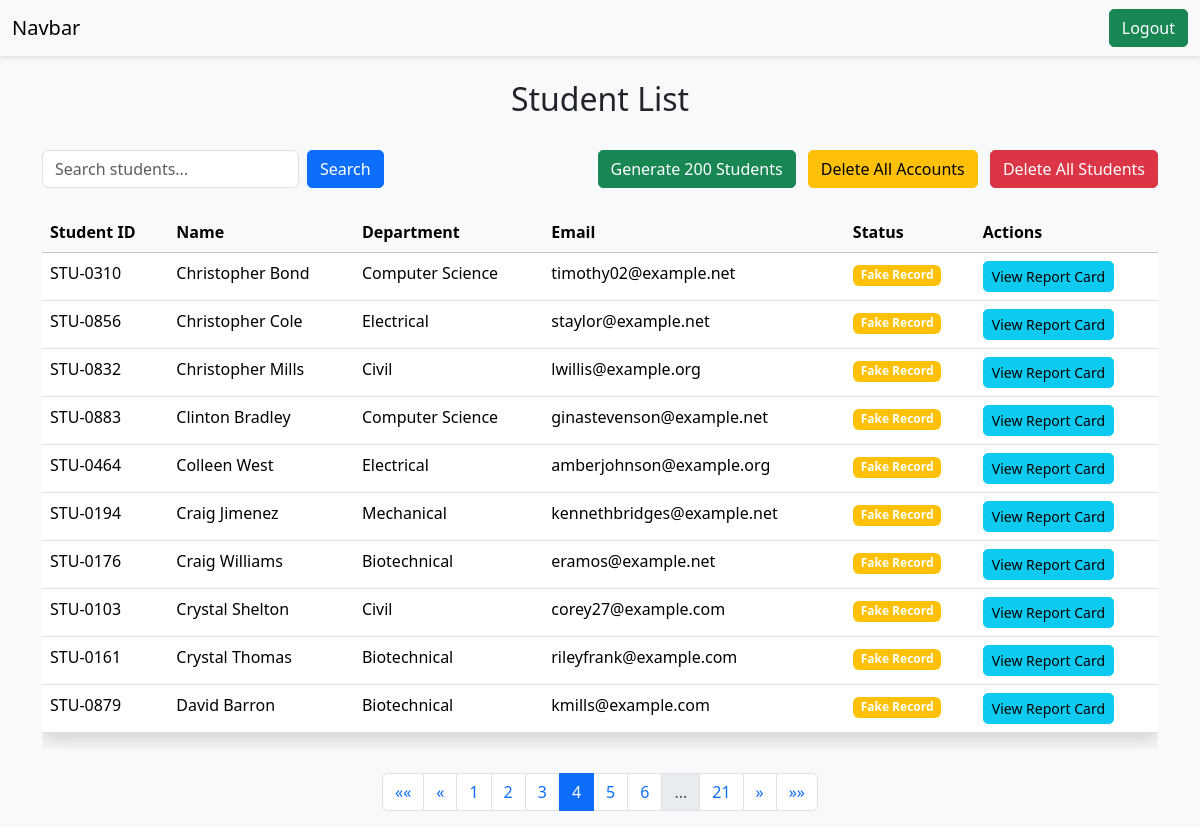
Page /students/?page=4 (signed in) on the committed database.
### vege/models.py (models this page shows, shortened)
class Student(models.Model):
    department=models.ForeignKey(Department,related_name='depart',on_delete=models.SET_NULL,null=True)
    student_id=models.OneToOneField(StudentID,related_name='studentid',on_delete=models.SET_NULL,null=True)
    student_name=models.CharField(max_length=100)
    student_email=models.EmailField(unique=True)
    student_age=models.IntegerField()
    student_address=models.TextField()
    is_fake = models.BooleanField(default=False)
    is_deleted=models.BooleanField(default=False)
    objects=StudentManager()
    admin_objects=models.Manager()
    class Meta:
        ordering=['student_name']
        verbose_name='student'

class StudentID(models.Model):
    student_id=models.CharField(max_length=100)

class Department(models.Model):
    department=models.CharField(max_length=100)
    class Meta:
        ordering=['department']

### vege/views.py (the view, shortened to what this page needs)
# urls.py: path('students/', get_student, name='get_students'),
@login_required(login_url='/login/')
def get_student(request):
    queryset = Student.objects.all()
    current_student = None
    if not request.user.is_superuser:
        try:
            current_student = Student.objects.get(student_email=request.user.email)
        except Student.DoesNotExist:
            pass
    paginator = Paginator(queryset, 10)  # Show 10 students per page
    page_number = request.GET.get("page", 1)
    page_obj = paginator.get_page(page_number)
    context = {
        'students': page_obj,
        'user': request.user,  # Pass the entire user object to template
        'current_student': current_student  # Pass the current user's student data
    }
    return render(request, 'report/students.html', context)

### vege/models.py (called while the page is built)
    def get_queryset(self):
        return super().get_queryset().filter(is_deleted=False)

### vege/templates/report/students.html (shortened to what this page needs)
{% extends 'base.html' %}
{% block content %}
<div class="container mt-4">
    <div class="row mb-4">
        <div class="col-12">
            <h2 class="text-center">Student List</h2>
        </div>
    </div>
    <div class="row mb-4">
        <div class="col-12">
            <div class="d-flex justify-content-between align-items-center">
                <div class="d-flex align-items-center">
                    <form method="get" class="d-flex me-3">
                        <input type="text" name="search" class="form-control me-2" placeholder="Search students...">
                        <button type="submit" class="btn btn-primary">Search</button>
                    </form>
                </div>
                {% if user.is_superuser %}
                <div>
                    <a href="{% url 'generate_fake_students' %}" class="btn btn-success me-2"
                       onclick="return confirm('This will generate 200 fake student records. Continue?')">
                         Generate 200 Students
                    </a>
                    <a href="{% url 'delete_all_users' %}" class="btn btn-warning me-2"
                       onclick="return confirm('WARNING: This will delete ALL student accounts. Students will need to register again. This action cannot be undone. Are you absolutely sure?')">
                         Delete All Accounts
                    </a>
                    <a href="{% url 'delete_all_students' %}" class="btn btn-danger"
                       onclick="return confirm('WARNING: This will delete ALL student records, including marks and report cards. This action cannot be undone. Are you absolutely sure?')">
                         Delete All Students
                    </a>
                </div>
                {% endif %}
            </div>
        </div>
    </div>
    <div class="table-responsive">
        <table class="table table-hover">
            <thead class="table-light">
                <tr>
                    <th>Student ID</th>
                    <th>Name</th>
                    <th>Department</th>
                    <th>Email</th>
                    {% if user.is_superuser %}
                    <th>Status</th>
                    {% endif %}
                    <th>Actions</th>
                </tr>
            </thead>
            <tbody>
                {% for student in students %}
                <tr>
                    <td>{{ student.student_id.student_id }}</td>
                    <td>{{ student.student_name }}</td>
                    <td>{{ student.department.department }}</td>
                    <td>{{ student.student_email }}</td>
                    {% if user.is_superuser %}
                    <td>
                        {% if student.is_fake %}
                            <span class="badge bg-warning">Fake Record</span>
                        {% else %}
                            <span class="badge bg-success">Real Record</span>
                        {% endif %}
                    </td>
                    {% endif %}
                    <td>
                        {% if student.student_email == user.email %}
                        <a href="{% url 'see_marks' student.student_id.student_id %}" class="btn btn-primary btn-sm">View Report Card</a>
                        {% elif user.is_superuser %}
                        <a href="{% url 'see_marks' student.student_id.student_id %}" class="btn btn-info btn-sm">View Report Card</a>
                        {% else %}
                        <button class="btn btn-secondary btn-sm" disabled>View Report Card</button>
                        {% endif %}
                    </td>
                </tr>
                {% endfor %}
            </tbody>
        </table>
    </div>
    {% if students.has_other_pages %}
    <nav aria-label="Page navigation" class="mt-4">
        <ul class="pagination justify-content-center">
            {% if students.has_previous %}
            <li class="page-item">
                <a class="page-link" href="?page=1{% if request.GET.search %}&search={{ request.GET.search }}{% endif %}" aria-label="First">
                    <span aria-hidden="true">&laquo;&laquo;</span>
                </a>
            </li>
            <li class="page-item">
                <a class="page-link" href="?page={{ students.previous_page_number }}{% if request.GET.search %}&search={{ request.GET.search }}{% endif %}" aria-label="Previous">
                    <span aria-hidden="true">&laquo;</span>
                </a>
            </li>
            {% endif %}
            {% with ''|center:students.paginator.num_pages as range %}
            {% for _ in range %}
                {% with forloop.counter as page_num %}
                    {% if page_num == students.number %}
                        <li class="page-item active">
                            <span class="page-link">{{ page_num }}</span>
                        </li>
                    {% elif page_num == 1 or page_num == students.paginator.num_pages or page_num|add:"-2" <= students.number and page_num|add:"2" >= students.number %}
                        <li class="page-item">
                            <a class="page-link" href="?page={{ page_num }}{% if request.GET.search %}&search={{ request.GET.search }}{% endif %}">{{ page_num }}</a>
                        </li>
                    {% elif page_num == 2 and students.number > 4 or page_num == students.paginator.num_pages|add:"-1" and students.number < students.paginator.num_pages|add:"-3" %}
                        <li class="page-item disabled">
                            <span class="page-link">...</span>
                        </li>
                    {% endif %}
                {% endwith %}
            {% endfor %}
            {% endwith %}
            {% if students.has_next %}
            <li class="page-item">
                <a class="page-link" href="?page={{ students.next_page_number }}{% if request.GET.search %}&search={{ request.GET.search }}{% endif %}" aria-label="Next">
                    <span aria-hidden="true">&raquo;</span>
                </a>
            </li>
            <li class="page-item">
                <a class="page-link" href="?page={{ students.paginator.num_pages }}{% if request.GET.search %}&search={{ request.GET.search }}{% endif %}" aria-label="Last">
                    <span aria-hidden="true">&raquo;&raquo;</span>
                </a>
            </li>
            {% endif %}
        </ul>
    </nav>
    {% endif %}
</div>
{% endblock %}

### vege/templates/base.html (style rules this page uses)
body { background-color: #f8f9fa; }
.btn { border-radius: 5px; }
.table { background-color: white; box-shadow: 0 0.5rem 1rem rgba(0, 0, 0, 0.15); }

### rows in the picture
Student: student_id.student_id "STU-0310", student_name "Christopher Bond", department.department "Computer Science", student_email "timothy02@example.net", is_fake "Fake Record", shows "View Report Card"
Student: student_id.student_id "STU-0856", student_name "Christopher Cole", department.department "Electrical", student_email "staylor@example.net", is_fake "Fake Record", shows "View Report Card"
Student: student_id.student_id "STU-0832", student_name "Christopher Mills", department.department "Civil", student_email "lwillis@example.org", is_fake "Fake Record", shows "View Report Card"
Student: student_id.student_id "STU-0883", student_name "Clinton Bradley", department.department "Computer Science", student_email "ginastevenson@example.net", is_fake "Fake Record", shows "View Report Card"
Student: student_id.student_id "STU-0464", student_name "Colleen West", department.department "Electrical", student_email "amberjohnson@example.org", is_fake "Fake Record", shows "View Report Card"
Student: student_id.student_id "STU-0194", student_name "Craig Jimenez", department.department "Mechanical", student_email "kennethbridges@example.net", is_fake "Fake Record", shows "View Report Card"
Student: student_id.student_id "STU-0176", student_name "Craig Williams", department.department "Biotechnical", student_email "eramos@example.net", is_fake "Fake Record", shows "View Report Card"
Student: student_id.student_id "STU-0103", student_name "Crystal Shelton", department.department "Civil", student_email "corey27@example.com", is_fake "Fake Record", shows "View Report Card"
Student: student_id.student_id "STU-0161", student_name "Crystal Thomas", department.department "Biotechnical", student_email "rileyfrank@example.com", is_fake "Fake Record", shows "View Report Card"
Student: student_id.student_id "STU-0879", student_name "David Barron", department.department "Biotechnical", student_email "kmills@example.com", is_fake "Fake Record", shows "View Report Card"

### other values in the picture
{{ page_num }} "1" "2" "3" "5" "6" "21"
{{ page_num }} "4"
